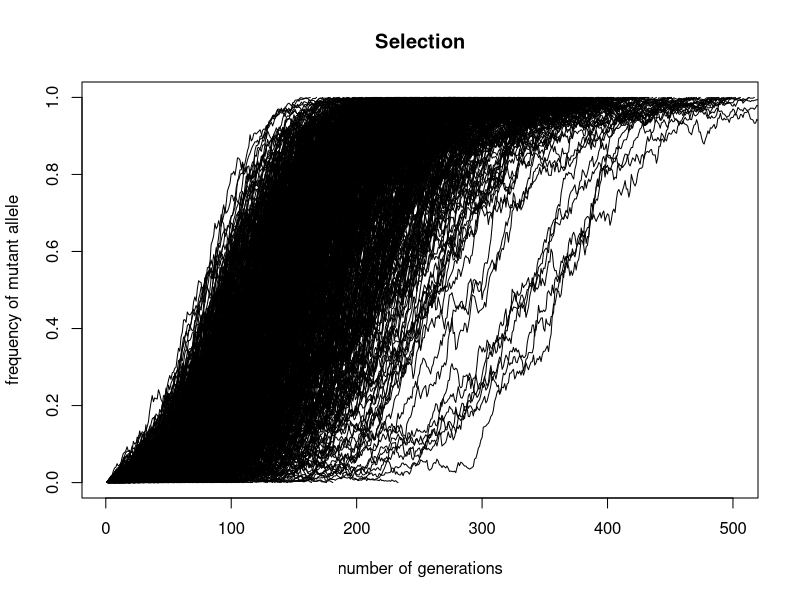
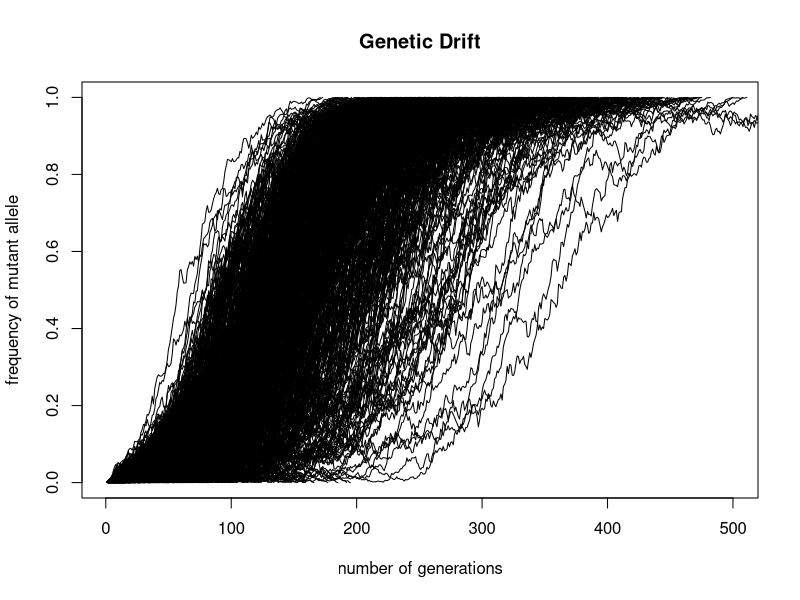
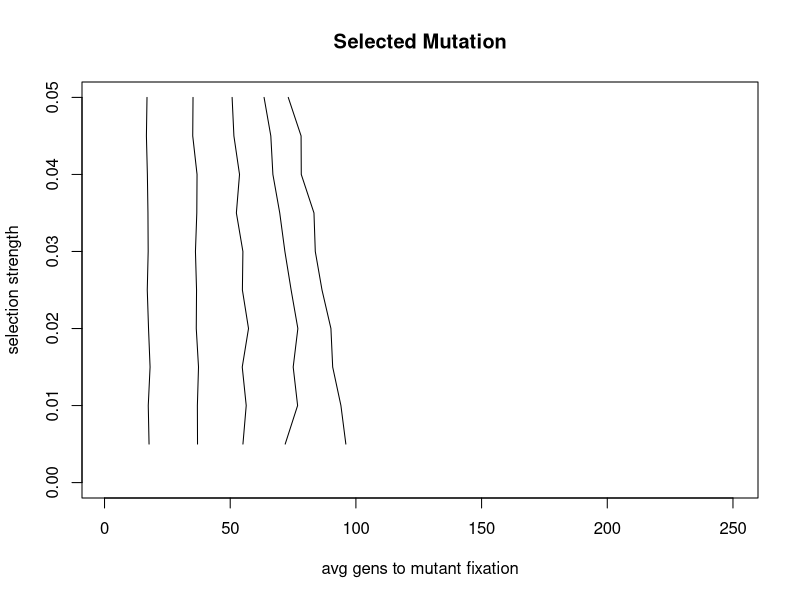

Generate these figures, in order, with R: (Note: a time limit stopped this script after it produced the figures.)
#########Number 1##############
initialpop = c(1)
for(i in 1:999){
  initialpop = c(initialpop, 0)
}
newinput = initialpop

nextGeneration = function(inputpop){
  biasedChancesVector = numeric(length(inputpop))
  for(i in 1:length(inputpop)){ ### creating vector containing biased chances
    if(inputpop[i] == 0){
      biasedChancesVector[i] = 0.97
    }
    else{
      biasedChancesVector[i] = 1
    }
  }
  
  nextgen = sample(inputpop, size = 1000, replace = TRUE, prob = biasedChancesVector)
  return(nextgen)
}

fixSelection = function(newinput){    
  mutationfreq = c(sum(newinput)/1000)    ###initialize vector to store frequency of mutant in population, with the initial mut freq recorded. 
  for(i in 1:100000){
    x = nextGeneration(newinput)
    newinput = x    ###uses temp variable x to allow the output of nextGeneration to become input of next iteration of nextGeneration
    mutationfreq = c(mutationfreq, (sum(newinput)/1000))     ###adds frequency of mutant to vector; should be down after the sampling process. 
    if(sum(x) == 0 | sum(x) > 999){      ###if statement to check for fixation
      return(mutationfreq)
      break
    }
  }
}  
#fixSelection(newinput)
###plots selection graph
plot(0, type='n',xlab="number of generations", ylab="frequency of mutant allele", ylim=c(0,1),xlim=c(1,500), main="Selection")
for(i in 1:10000){
  temp = fixSelection(newinput)
  lines(temp)
}

nextGenNoBias = function(newinput){
  mutantfreq = c(sum(newinput)/1000)
  for(i in 1:10000){
    x = sample(newinput, size = 1000, replace = TRUE)
    newinput = x
    mutantfreq = c(mutantfreq, (sum(newinput)/1000))
    if(sum(x) == 0 | sum(x) == 1000){
      return(mutantfreq)
      break
    }
  }
}

fixGenDrift = function(newinput){    
  mutantfreq = c(sum(newinput)/1000)
  while(sum(newinput) != 0 & sum(newinput) != 1000){
    x = nextGeneration(newinput)
    newinput = x
    mutantfreq = c(mutantfreq, (sum(newinput)/1000))
  }
  return(mutantfreq)
}

###plots genetic drift graph
plot(0, type='n',xlab="number of generations", ylab="frequency of mutant allele", ylim=c(0,1),xlim=c(1,500), main="Genetic Drift")
for(i in 1:10000){
  temp = fixSelection(newinput)
  lines(temp)
}


#########Number 2#############
popsize = seq(from = 10, to = 100, by = 10)
selectionstrength = seq(from = 0.005, to = 0.05, by = 0.005)


selection = function(popsize, selectionstrength){
  input = c(1)
  for(i in 1:(popsize-1)){
    input = c(input, 0)
  }
  
  mutantfreq = c() 
  for(i in 1:100000){
    biasedChancesVector = numeric(length(input))
    for(i in 1:length(input)){ 
      if(input[i] == 0){
        biasedChancesVector[i] = (1 - selectionstrength)
      }
      else{
        biasedChancesVector[i] = 1
      }
    }
    nextGen = sample(input, size = length(input), replace = TRUE, prob = biasedChancesVector)
    input = nextGen    ###uses temp variable x to allow the output of nextGeneration to become input of next iteration of nextGeneration
    mutantfreq = c(mutantfreq, sum(nextGen)/length(nextGen))    
    if(sum(nextGen) == 0 | sum(nextGen) == popsize){      ###if statement to check for fixation
      return(mutantfreq)
      break
    }
  }
}

avgGensToMutantFixation = function(popsize, selectionstrength){
  gens = c()
  for(x in 1:10000){
    vec = selection(popsize, selectionstrength)
    if(vec[length(vec)] == 1){
      gens = c(gens, length(vec))
    }
  }
  return(sum(gens)/length(gens))
}
### below plots average number of generations to reach fixation against selection strength for each population size in a selected mutation simulation


plot(0, type='n', xlab='avg gens to mutant fixation', ylab='selection strength', ylim = c(0,0.05), xlim=c(1,250), main="Selected Mutation")
vec = c()
for(i in popsize){
  xtemp = c()
  ytemp = c()
  for(j in selectionstrength){
    vec = avgGensToMutantFixation(i, j)
    xtemp = c(xtemp, vec)
    ytemp = c(ytemp, j)
  }
  lines(xtemp, ytemp)
}


####below is the plot for no selection bias
neutralVec = c()
yvals = c()
for(i in popsize){
    vec = avgGensToMutantFixation(i, 0)
    neutralVec = c(neutralVec, vec)
    yvals = c(yvals, 0)
}
plot(neutralVec, yvals, xlab='avg gens to mutant fixation', ylab='selection strength', main='Neutral Mutation', ylim=c(-0.05,0.05))
